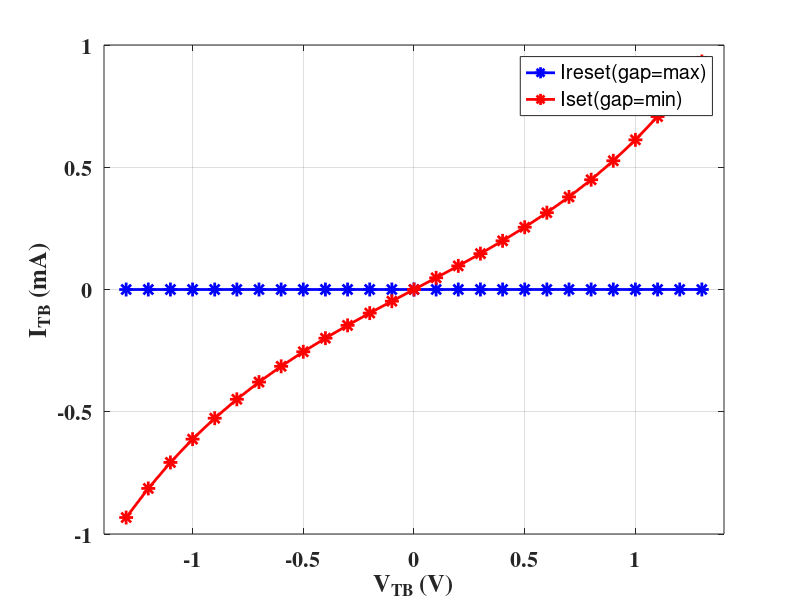
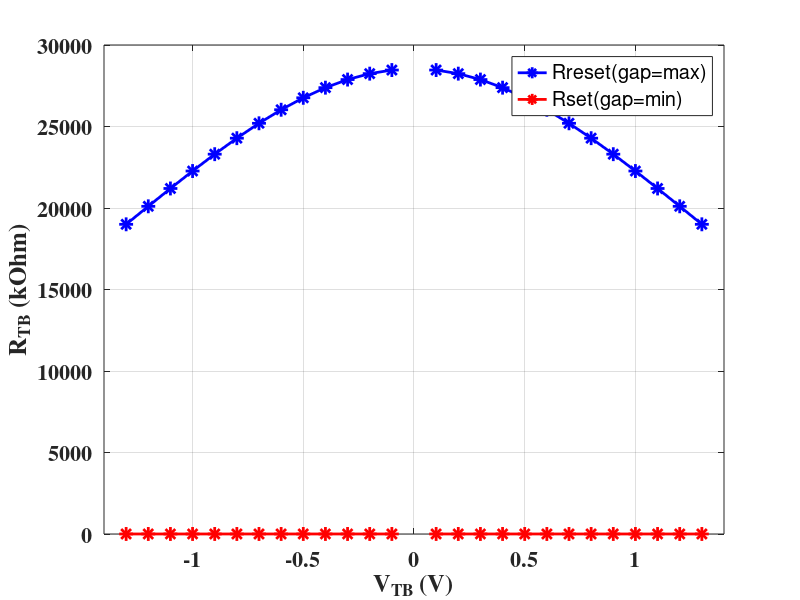
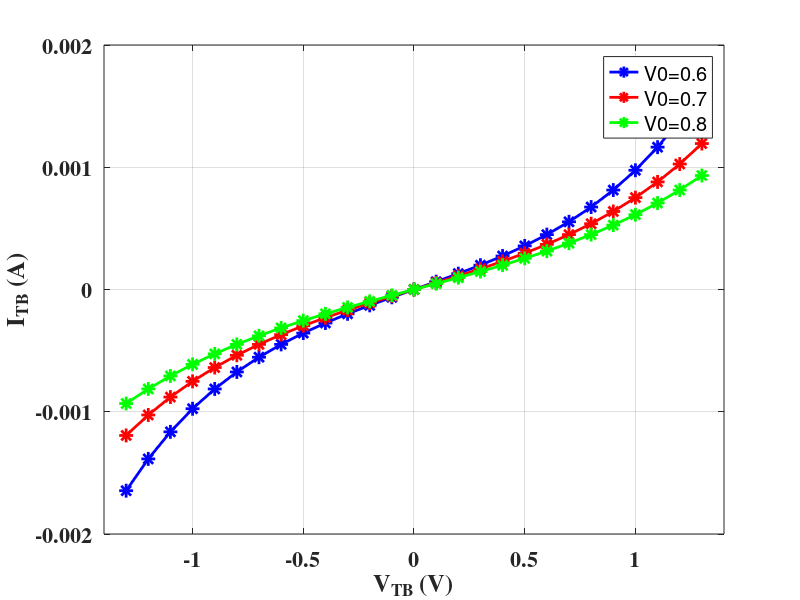
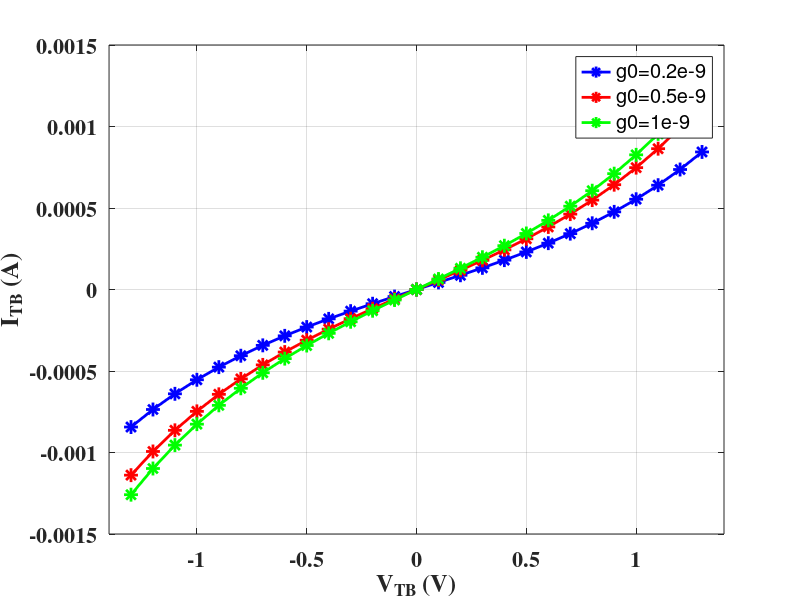

The MATLAB source for these figures, in order:
clear all
close all
%% Constants and physical parameters
kb = 1.38e-23;
q = 1.6e-19;
% threshold temperature for signficant random variations
T_crit = 450;
% Variation fitting parameters
T_smth = 500;
% Initial room temperature in devices
T_ini = 273+25;
% minimum field requirement to enhance gap formation, F_min
F_min = 1.4e9;
% Thermal resistance
Rth = 2.1e3;
% oxide thickness
%tox = 12e-9;
tox = 10e-9;
% random seed
rand_seed_ini = 0;
% time step 
time_step = 1e-9;

%% Default Device parameters
%gap_max = 1.7e-9; % Fitting parameter for Ireset
%gap_min = 0.2e-9; % Fitting parameter for Iset
%g0 = 0.25e-9; % Fitting parameter for slope rate of Iset/Ireset
%V0 = 0.25; % Fitting parameter for slope rate of Iset/Ireset
%I0 = 1000e-6; % Fitting paramete for current
% gamma0 = 28; %controls the Vset and Vreset (speed of increase/decrease gap)

%% Fit Device parameters:
% Vset = Vreset = 1.2V
% Iset,max = 500uA
% RLRS = 2.4kOhm, RHRS = 20MOhm
%gap_max = 2.48e-9;
%gap_min = 0.10e-9;
%g0 = 0.25e-9;
%V0 = 0.8;
%I0 = 570e-6;
%beta = 1e-2;
%gamma0 = 12;
%Vel0 = 0.4;
% Atom spacing
%a0 = 0.35e-9/10;
%Ea = 0.1;

%% Fit Device parameters:
% Vset = Vreset = 0.9V
% Iset,max = 500uA
% RLRS = 1.8kOhm, RHRS = 20MOhm
gap_max = 2.48e-9;
gap_min = 0.10e-9;
g0 = 0.25e-9;
V0 = 0.8;
I0 = 570e-6;
beta = 1e-2;
gamma0 = 17;
Vel0 = 0.7;
% Atom spacing
a0 = 0.268e-10;
Ea = 0.165;

%% I-V equation
Vtb = -1.3:0.1:1.3;
%Vtb = -1.8:0.1:1.8;
gap = gap_min:0.1e-9:gap_max;
iv_legend = [{'Ireset(gap=max)'}, {'Iset(gap=min)'}];
Itb_reset = I0 * exp(-gap_max/g0) * sinh(Vtb/V0);
Itb_set = I0 * exp(-gap_min/g0) * sinh(Vtb/V0);

res_legend = [{'Rreset(gap=max)'}, {'Rset(gap=min)'}];
Rtb_reset = Vtb./Itb_reset;
Rtb_set = Vtb./Itb_set;
disp('Rtb_set(kOhm):');
disp(Rtb_set/1e3);
disp('Rtb_reset(MOhm):');
disp(Rtb_reset/1e6);

disp_vtb_max = 1.4;
disp_vtb_min = -1.4;

%% I-V Data for Sweep V0
V0_sweep = [0.6,0.7,0.8]; % [0,10]
V0_sweep_legend = [{'V0=0.6'}, {'V0=0.7'}, {'V0=0.8'}];
Itb_set_V0_1 = I0 * exp(-gap_min/g0) * sinh(Vtb/V0_sweep(1));
Itb_set_V0_2 = I0 * exp(-gap_min/g0) * sinh(Vtb/V0_sweep(2));
Itb_set_V0_3 = I0 * exp(-gap_min/g0) * sinh(Vtb/V0_sweep(3));

%% I-V Data for Sweep g0
g0_sweep = [0.2e-9,0.5e-9,1e-9]; % (0,2e-9);
g0_sweep_legend = [{'g0=0.2e-9'}, {'g0=0.5e-9'}, {'g0=1e-9'}];
Itb_set_g0_1 = I0 * exp(-gap_min/g0_sweep(1)) * sinh(Vtb/V0);
Itb_set_g0_2 = I0 * exp(-gap_min/g0_sweep(2)) * sinh(Vtb/V0);
Itb_set_g0_3 = I0 * exp(-gap_min/g0_sweep(3)) * sinh(Vtb/V0);

%% Fig.1: plot the I-V characteristic Set&Reset
fig_handle1 = figure;
plot(Vtb, Itb_reset/1e-3, 'b-*', 'LineWidth', 2, 'MarkerSize', 10);
hold on
plot(Vtb, Itb_set/1e-3, 'r-*', 'LineWidth', 2, 'MarkerSize', 10);
hold on
xlabel('V_{TB} (V)', 'FontSize', 18, 'FontWeight', 'bold', 'FontName', 'Times');
set(gca,'xlim',[-1.4 1.4],'Fontsize',16, 'FontWeight','bold', 'FontName', 'Times');
ylabel('I_{TB} (mA)', 'FontSize', 18, 'FontWeight', 'bold', 'FontName', 'Times');
set(gca, 'Fontsize', 16, 'FontWeight', 'bold', 'FontName', 'Times');
hleg = legend(iv_legend);
grid on

%% Fig.2: plot the R-V characteristic Set&Reset
fig_handle2 = figure;
plot(Vtb, Rtb_reset/1e3, 'b-*', 'LineWidth', 2, 'MarkerSize', 10);
hold on
plot(Vtb, Rtb_set/1e3, 'r-*', 'LineWidth', 2, 'MarkerSize', 10);
hold on
xlabel('V_{TB} (V)', 'FontSize', 18, 'FontWeight', 'bold', 'FontName', 'Times');
set(gca,'xlim',[disp_vtb_min disp_vtb_max],'Fontsize',16, 'FontWeight','bold', 'FontName', 'Times');
ylabel('R_{TB} (kOhm)', 'FontSize', 18, 'FontWeight', 'bold', 'FontName', 'Times');
set(gca, 'Fontsize', 16, 'FontWeight', 'bold', 'FontName', 'Times');
hleg = legend(res_legend);
grid on

%% Fig.3: Sweep V0 for I-V characeristic 
fig_handle3 = figure;
plot(Vtb, Itb_set_V0_1, 'b-*', 'LineWidth', 2, 'MarkerSize', 10);
hold on
plot(Vtb, Itb_set_V0_2, 'r-*', 'LineWidth', 2, 'MarkerSize', 10);
hold on
plot(Vtb, Itb_set_V0_3, 'g-*', 'LineWidth', 2, 'MarkerSize', 10);
hold on
xlabel('V_{TB} (V)', 'FontSize', 18, 'FontWeight', 'bold', 'FontName', 'Times');
set(gca,'xlim',[disp_vtb_min disp_vtb_max],'Fontsize',16, 'FontWeight','bold', 'FontName', 'Times');
ylabel('I_{TB} (A)', 'FontSize', 18, 'FontWeight', 'bold', 'FontName', 'Times');
set(gca, 'Fontsize', 16, 'FontWeight', 'bold', 'FontName', 'Times');
hleg = legend(V0_sweep_legend);
grid on

%% Fig.4: Sweep g0 for I-V characeristic 
fig_handle4 = figure;
plot(Vtb, Itb_set_g0_1, 'b-*', 'LineWidth', 2, 'MarkerSize', 10);
hold on
plot(Vtb, Itb_set_g0_2, 'r-*', 'LineWidth', 2, 'MarkerSize', 10);
hold on
plot(Vtb, Itb_set_g0_3, 'g-*', 'LineWidth', 2, 'MarkerSize', 10);
hold on
xlabel('V_{TB} (V)', 'FontSize', 18, 'FontWeight', 'bold', 'FontName', 'Times');
set(gca,'xlim',[disp_vtb_min disp_vtb_max],'Fontsize',16, 'FontWeight','bold', 'FontName', 'Times');
ylabel('I_{TB} (A)', 'FontSize', 18, 'FontWeight', 'bold', 'FontName', 'Times');
set(gca, 'Fontsize', 16, 'FontWeight', 'bold', 'FontName', 'Times');
hleg = legend(g0_sweep_legend);
grid on

%% Fig. 5: plot Field - Vtb
gamma0_sweep = [gamma0,10,8]; % (0,20);
gamma0_sweep_legend = [{'gamma0=17'}, {'gamma0=10'}, {'gamma0=8'}];

gamma = gamma0 - beta * (gap_max/1e-9)^3;
F = (gamma*abs(Vtb)/tox);

F_gamma0_1 = ((gamma0_sweep(1) - beta*(gap_max/1e-9)^3)*abs(Vtb)/tox);
F_gamma0_2 = ((gamma0_sweep(2) - beta*(gap_max/1e-9)^3)*abs(Vtb)/tox);
F_gamma0_3 = ((gamma0_sweep(3) - beta*(gap_max/1e-9)^3)*abs(Vtb)/tox);

fig_handle5 = figure;
plot(Vtb, F_gamma0_1/1e9, 'b-*', 'LineWidth', 2, 'MarkerSize', 10);
hold on
plot(Vtb, F_gamma0_2/1e9, 'r-*', 'LineWidth', 2, 'MarkerSize', 10);
hold on
plot(Vtb, F_gamma0_3/1e9, 'g-*', 'LineWidth', 2, 'MarkerSize', 10);
hold on
plot(Vtb, F_min/1e9, 'r-*', 'LineWidth', 2, 'MarkerSize', 10);
hold on
xlabel('V_{TB} (V)', 'FontSize', 18, 'FontWeight', 'bold', 'FontName', 'Times');
ylabel('Field strength(1e9), reach F_min will invoke set process', 'FontSize', 18, 'FontWeight', 'bold', 'FontName', 'Times');
set(gca,'xlim',[disp_vtb_min disp_vtb_max],'Fontsize',16, 'FontWeight','bold', 'FontName', 'Times');
set(gca, 'Fontsize', 16, 'FontWeight', 'bold', 'FontName', 'Times');
hleg = legend(gamma0_sweep_legend);
grid on

%% Fig. 6: plot gap_ddt - Vtb
Vel0_sweep = [Vel0, 0.8, 0.9]; % (0,20);
Vel0_sweep_legend = [{'Vel0=0.7'}, {'Vel0=0.8'}, {'Vel0=0.9'}];

T_cur = T_ini;
gap_ddt = zeros(1,length(Vtb));
gap_dt = zeros(1,length(Vtb));
for i = 1:1:length(Vtb)
  gap_ddt(i) = -Vel0*exp(-q*Ea/kb/T_cur)*sinh(gamma*a0/tox*q*Vtb(i)/kb/T_cur);
  gap_dt(i) = gap_ddt(i)*time_step; 
  gap_dt_Vel0_1(i) = gap_ddt(i)/(Vel0)*Vel0_sweep(1)*time_step; 
  gap_dt_Vel0_2(i) = gap_ddt(i)/(Vel0)*Vel0_sweep(2)*time_step; 
  gap_dt_Vel0_3(i) = gap_ddt(i)/(Vel0)*Vel0_sweep(3)*time_step; 
end

fig_handle6 = figure;
plot(Vtb, gap_dt_Vel0_1/gap_max, 'b-*', 'LineWidth', 2, 'MarkerSize', 10);
hold on
plot(Vtb, gap_dt_Vel0_2/gap_max, 'r-*', 'LineWidth', 2, 'MarkerSize', 10);
hold on
plot(Vtb, gap_dt_Vel0_3/gap_max, 'g-*', 'LineWidth', 2, 'MarkerSize', 10);
hold on
xlabel('V_{TB} (V)', 'FontSize', 18, 'FontWeight', 'bold', 'FontName', 'Times');
ylabel('gap change per time step (#. of gap_max)', 'FontSize', 18, 'FontWeight', 'bold', 'FontName', 'Times');
set(gca, 'Fontsize', 16, 'FontWeight', 'bold', 'FontName', 'Times');
hleg = legend(Vel0_sweep_legend);
grid on

%% Fig. 7: plot gamma - beta
beta_sweep = [beta, 0.02, 0.05]; % (0,20);
beta_sweep_legend = [{'beta=0.01'}, {'beta=0.02'}, {'beta=0.05'}];

gap = gap_min: 0.1*(gap_max-gap_min): gap_max;
for i=1:1:length(gap)
gamma_beta_1(i) = gamma0 - beta_sweep(1)*((gap(i)/(1e-9))^3);
gamma_beta_2(i) = gamma0 - beta_sweep(2)*((gap(i)/(1e-9))^3);
gamma_beta_3(i) = gamma0 - beta_sweep(3)*((gap(i)/(1e-9))^3);
end
fig_handle7 = figure;
plot(gap, gamma_beta_1, 'b-*', 'LineWidth', 2, 'MarkerSize', 10);
hold on
plot(gap, gamma_beta_2, 'r-*', 'LineWidth', 2, 'MarkerSize', 10);
hold on
plot(gap, gamma_beta_3, 'g-*', 'LineWidth', 2, 'MarkerSize', 10);
hold on
xlabel('gap', 'FontSize', 18, 'FontWeight', 'bold', 'FontName', 'Times');
ylabel('gamma', 'FontSize', 18, 'FontWeight', 'bold', 'FontName', 'Times');
set(gca, 'Fontsize', 16, 'FontWeight', 'bold', 'FontName', 'Times');
hleg = legend(beta_sweep_legend);
grid on

%% Fig. 8: plot gap_ddt - Vtb
Ea_sweep = [Ea, 0.12, 0.15]; % (0,1);
Ea_sweep_legend = [{'Ea=0.1'}, {'Ea=0.12'}, {'Ea=0.15'}];

T_cur = T_ini;
gap_ddt = zeros(1,length(Vtb));
gap_dt = zeros(1,length(Vtb));
for i = 1:1:length(Vtb)
  gap_ddt_Ea_1(i) = -Vel0*exp(-q*Ea_sweep(1)/kb/T_cur)*sinh(gamma*a0/tox*q*Vtb(i)/kb/T_cur);
  gap_dt_Ea_1(i) = gap_ddt_Ea_1(i)*time_step; 
  gap_ddt_Ea_2(i) = -Vel0*exp(-q*Ea_sweep(2)/kb/T_cur)*sinh(gamma*a0/tox*q*Vtb(i)/kb/T_cur);
  gap_dt_Ea_2(i) = gap_ddt_Ea_2(i)*time_step; 
  gap_ddt_Ea_3(i) = -Vel0*exp(-q*Ea_sweep(3)/kb/T_cur)*sinh(gamma*a0/tox*q*Vtb(i)/kb/T_cur);
  gap_dt_Ea_3(i) = gap_ddt_Ea_3(i)*time_step; 
end

fig_handle8 = figure;
plot(Vtb, gap_dt_Ea_1/gap_max, 'b-*', 'LineWidth', 2, 'MarkerSize', 10);
hold on
plot(Vtb, gap_dt_Ea_2/gap_max, 'r-*', 'LineWidth', 2, 'MarkerSize', 10);
hold on
plot(Vtb, gap_dt_Ea_3/gap_max, 'g-*', 'LineWidth', 2, 'MarkerSize', 10);
hold on
xlabel('V_{TB} (V)', 'FontSize', 18, 'FontWeight', 'bold', 'FontName', 'Times');
ylabel('gap change per time step (#. of gap_max)', 'FontSize', 18, 'FontWeight', 'bold', 'FontName', 'Times');
set(gca, 'Fontsize', 16, 'FontWeight', 'bold', 'FontName', 'Times');
hleg = legend(Ea_sweep_legend);
grid on

%% Fig. 9: plot gap_ddt - a0
a0_sweep = [a0, 0.3e-10, 0.35e-10]; % (0,1);
a0_sweep_legend = [{'a0=0.25e-10'}, {'a0=0.3e-10'}, {'a0=0.35e-10'}];

T_cur = T_ini;
gap_ddt = zeros(1,length(Vtb));
gap_dt = zeros(1,length(Vtb));
for i = 1:1:length(Vtb)
  gap_ddt_a0_1(i) = -Vel0*exp(-q*Ea/kb/T_cur)*sinh(gamma*a0_sweep(1)/tox*q*Vtb(i)/kb/T_cur);
  gap_dt_a0_1(i) = gap_ddt_a0_1(i)*time_step; 
  gap_ddt_a0_2(i) = -Vel0*exp(-q*Ea/kb/T_cur)*sinh(gamma*a0_sweep(2)/tox*q*Vtb(i)/kb/T_cur);
  gap_dt_a0_2(i) = gap_ddt_a0_2(i)*time_step; 
  gap_ddt_a0_3(i) = -Vel0*exp(-q*Ea/kb/T_cur)*sinh(gamma*a0_sweep(3)/tox*q*Vtb(i)/kb/T_cur);
  gap_dt_a0_3(i) = gap_ddt_a0_3(i)*time_step; 
end

fig_handle8 = figure;
plot(Vtb, gap_dt_a0_1/gap_max, 'b-*', 'LineWidth', 2, 'MarkerSize', 10);
hold on
plot(Vtb, gap_dt_a0_2/gap_max, 'r-*', 'LineWidth', 2, 'MarkerSize', 10);
hold on
plot(Vtb, gap_dt_a0_3/gap_max, 'g-*', 'LineWidth', 2, 'MarkerSize', 10);
hold on
xlabel('V_{TB} (V)', 'FontSize', 18, 'FontWeight', 'bold', 'FontName', 'Times');
ylabel('gap change per time step (#. of gap_max)', 'FontSize', 18, 'FontWeight', 'bold', 'FontName', 'Times');
set(gca, 'Fontsize', 16, 'FontWeight', 'bold', 'FontName', 'Times');
hleg = legend(a0_sweep_legend);
grid on
